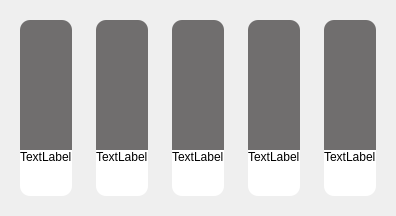
                  <widget class="QWidget" name="widget_2" native="true">
                   <layout class="QHBoxLayout" name="horizontalLayout_2">
                    <item>
                     <widget class="QWidget" name="card_8" native="true">
                      <layout class="QVBoxLayout" name="verticalLayout_10">
                       <property name="spacing">
                        <number>0</number>
                       </property>
                       <item>
                        <widget class="QLabel" name="picture_8">
                         <property name="sizePolicy">
                          <sizepolicy hsizetype="Preferred" vsizetype="Fixed">
                           <horstretch>0</horstretch>
                           <verstretch>0</verstretch>
                          </sizepolicy>
                         </property>
                         <property name="minimumSize">
                          <size>
                           <width>0</width>
                           <height>130</height>
                          </size>
                         </property>
                         <property name="styleSheet">
                          <string notr="true">background-color: rgb(112, 110, 110);
border-top-left-radius: 10px;
border-top-right-radius: 10px;</string>
                         </property>
                         <property name="text">
                          <string/>
                         </property>
                        </widget>
                       </item>
                       <item>
                        <widget class="QLabel" name="description_8">
                         <property name="styleSheet">
                          <string notr="true">background-color: rgb(255, 255, 255);</string>
                         </property>
                         <property name="text">
                          <string>TextLabel</string>
                         </property>
                        </widget>
                       </item>
                       <item>
                        <widget class="QWidget" name="bottom_8" native="true">
                         <property name="sizePolicy">
                          <sizepolicy hsizetype="Preferred" vsizetype="Fixed">
                           <horstretch>0</horstretch>
                           <verstretch>4</verstretch>
                          </sizepolicy>
                         </property>
                         <property name="minimumSize">
                          <size>
                           <width>0</width>
                           <height>5</height>
                          </size>
                         </property>
                         <property name="styleSheet">
                          <string notr="true">background-color: rgb(255, 255, 255);
border-bottom-left-radius: 10px;
border-bottom-right-radius: 10px;</string>
                         </property>
                         <layout class="QHBoxLayout" name="horizontalLayout_8">
                          <item>
                           <widget class="QLabel" name="space_8">
                            <property name="text">
                             <string/>
                            </property>
                           </widget>
                          </item>
                          <item>
                           <widget class="QLabel" name="plus_8">
                            <property name="sizePolicy">
                             <sizepolicy hsizetype="Fixed" vsizetype="Preferred">
                              <horstretch>0</horstretch>
                              <verstretch>0</verstretch>
                             </sizepolicy>
                            </property>
                            <property name="minimumSize">
                             <size>
                              <width>20</width>
                              <height>0</height>
                             </size>
                            </property>
                            <property name="styleSheet">
                             <string notr="true">
image: url(:/resources/resources/plus_menu.png);</string>
                            </property>
                            <property name="text">
                             <string/>
                            </property>
                           </widget>
                          </item>
                         </layout>
                        </widget>
                       </item>
                      </layout>
                     </widget>
                    </item>
                    <item>
                     <widget class="QWidget" name="card_9" native="true">
                      <layout class="QVBoxLayout" name="verticalLayout_11">
                       <property name="spacing">
                        <number>0</number>
                       </property>
                       <item>
                        <widget class="QLabel" name="picture_9">
                         <property name="sizePolicy">
                          <sizepolicy hsizetype="Preferred" vsizetype="Fixed">
                           <horstretch>0</horstretch>
                           <verstretch>0</verstretch>
                          </sizepolicy>
                         </property>
                         <property name="minimumSize">
                          <size>
                           <width>0</width>
                           <height>130</height>
                          </size>
                         </property>
                         <property name="styleSheet">
                          <string notr="true">background-color: rgb(112, 110, 110);
border-top-left-radius: 10px;
border-top-right-radius: 10px;</string>
                         </property>
                         <property name="text">
                          <string/>
                         </property>
                        </widget>
                       </item>
                       <item>
                        <widget class="QLabel" name="description_9">
                         <property name="styleSheet">
                          <string notr="true">background-color: rgb(255, 255, 255);</string>
                         </property>
                         <property name="text">
                          <string>TextLabel</string>
                         </property>
                        </widget>
                       </item>
                       <item>
                        <widget class="QWidget" name="bottom_9" native="true">
                         <property name="sizePolicy">
                          <sizepolicy hsizetype="Preferred" vsizetype="Fixed">
                           <horstretch>0</horstretch>
                           <verstretch>4</verstretch>
                          </sizepolicy>
                         </property>
                         <property name="minimumSize">
                          <size>
                           <width>0</width>
                           <height>5</height>
                          </size>
                         </property>
                         <property name="styleSheet">
                          <string notr="true">background-color: rgb(255, 255, 255);
border-bottom-left-radius: 10px;
border-bottom-right-radius: 10px;</string>
                         </property>
                         <layout class="QHBoxLayout" name="horizontalLayout_9">
                          <item>
                           <widget class="QLabel" name="space_9">
                            <property name="text">
                             <string/>
                            </property>
                           </widget>
                          </item>
                          <item>
                           <widget class="QLabel" name="plus_9">
                            <property name="sizePolicy">
                             <sizepolicy hsizetype="Fixed" vsizetype="Preferred">
                              <horstretch>0</horstretch>
                              <verstretch>0</verstretch>
                             </sizepolicy>
                            </property>
                            <property name="minimumSize">
                             <size>
                              <width>20</width>
                              <height>0</height>
                             </size>
                            </property>
                            <property name="styleSheet">
                             <string notr="true">
image: url(:/resources/resources/plus_menu.png);</string>
                            </property>
                            <property name="text">
                             <string/>
                            </property>
                           </widget>
                          </item>
                         </layout>
                        </widget>
                       </item>
                      </layout>
                     </widget>
                    </item>
                    <item>
                     <widget class="QWidget" name="card_10" native="true">
                      <layout class="QVBoxLayout" name="verticalLayout_12">
                       <property name="spacing">
                        <number>0</number>
                       </property>
                       <item>
                        <widget class="QLabel" name="picture_10">
                         <property name="sizePolicy">
                          <sizepolicy hsizetype="Preferred" vsizetype="Fixed">
                           <horstretch>0</horstretch>
                           <verstretch>0</verstretch>
                          </sizepolicy>
                         </property>
                         <property name="minimumSize">
                          <size>
                           <width>0</width>
                           <height>130</height>
                          </size>
                         </property>
                         <property name="styleSheet">
                          <string notr="true">background-color: rgb(112, 110, 110);
border-top-left-radius: 10px;
border-top-right-radius: 10px;</string>
                         </property>
                         <property name="text">
                          <string/>
                         </property>
                        </widget>
                       </item>
                       <item>
                        <widget class="QLabel" name="description_10">
                         <property name="styleSheet">
                          <string notr="true">background-color: rgb(255, 255, 255);</string>
                         </property>
                         <property name="text">
                          <string>TextLabel</string>
                         </property>
                        </widget>
                       </item>
                       <item>
                        <widget class="QWidget" name="bottom_10" native="true">
                         <property name="sizePolicy">
                          <sizepolicy hsizetype="Preferred" vsizetype="Fixed">
                           <horstretch>0</horstretch>
                           <verstretch>4</verstretch>
                          </sizepolicy>
                         </property>
                         <property name="minimumSize">
                          <size>
                           <width>0</width>
                           <height>5</height>
                          </size>
                         </property>
                         <property name="styleSheet">
                          <string notr="true">background-color: rgb(255, 255, 255);
border-bottom-left-radius: 10px;
border-bottom-right-radius: 10px;</string>
                         </property>
                         <layout class="QHBoxLayout" name="horizontalLayout_10">
                          <item>
                           <widget class="QLabel" name="space_10">
                            <property name="text">
                             <string/>
                            </property>
                           </widget>
                          </item>
                          <item>
                           <widget class="QLabel" name="plus_10">
                            <property name="sizePolicy">
                             <sizepolicy hsizetype="Fixed" vsizetype="Preferred">
                              <horstretch>0</horstretch>
                              <verstretch>0</verstretch>
                             </sizepolicy>
                            </property>
                            <property name="minimumSize">
                             <size>
                              <width>20</width>
                              <height>0</height>
                             </size>
                            </property>
                            <property name="styleSheet">
                             <string notr="true">
image: url(:/resources/resources/plus_menu.png);</string>
                            </property>
                            <property name="text">
                             <string/>
                            </property>
                           </widget>
                          </item>
                         </layout>
                        </widget>
                       </item>
                      </layout>
                     </widget>
                    </item>
                    <item>
                     <widget class="QWidget" name="card_11" native="true">
                      <layout class="QVBoxLayout" name="verticalLayout_13">
                       <property name="spacing">
                        <number>0</number>
                       </property>
                       <item>
                        <widget class="QLabel" name="picture_11">
                         <property name="sizePolicy">
                          <sizepolicy hsizetype="Preferred" vsizetype="Fixed">
                           <horstretch>0</horstretch>
                           <verstretch>0</verstretch>
                          </sizepolicy>
                         </property>
                         <property name="minimumSize">
                          <size>
                           <width>0</width>
                           <height>130</height>
                          </size>
                         </property>
                         <property name="styleSheet">
                          <string notr="true">background-color: rgb(112, 110, 110);
border-top-left-radius: 10px;
border-top-right-radius: 10px;</string>
                         </property>
                         <property name="text">
                          <string/>
                         </property>
                        </widget>
                       </item>
                       <item>
                        <widget class="QLabel" name="description_11">
                         <property name="styleSheet">
                          <string notr="true">background-color: rgb(255, 255, 255);</string>
                         </property>
                         <property name="text">
                          <string>TextLabel</string>
                         </property>
                        </widget>
                       </item>
                       <item>
                        <widget class="QWidget" name="bottom_11" native="true">
                         <property name="sizePolicy">
                          <sizepolicy hsizetype="Preferred" vsizetype="Fixed">
                           <horstretch>0</horstretch>
                           <verstretch>4</verstretch>
                          </sizepolicy>
                         </property>
                         <property name="minimumSize">
                          <size>
                           <width>0</width>
                           <height>5</height>
                          </size>
                         </property>
                         <property name="styleSheet">
                          <string notr="true">background-color: rgb(255, 255, 255);
border-bottom-left-radius: 10px;
border-bottom-right-radius: 10px;</string>
                         </property>
                         <layout class="QHBoxLayout" name="horizontalLayout_11">
                          <item>
                           <widget class="QLabel" name="space_11">
                            <property name="text">
                             <string/>
                            </property>
                           </widget>
                          </item>
                          <item>
                           <widget class="QLabel" name="plus_11">
                            <property name="sizePolicy">
                             <sizepolicy hsizetype="Fixed" vsizetype="Preferred">
                              <horstretch>0</horstretch>
                              <verstretch>0</verstretch>
                             </sizepolicy>
                            </property>
                            <property name="minimumSize">
                             <size>
                              <width>20</width>
                              <height>0</height>
                             </size>
                            </property>
                            <property name="styleSheet">
                             <string notr="true">
image: url(:/resources/resources/plus_menu.png);</string>
                            </property>
                            <property name="text">
                             <string/>
                            </property>
                           </widget>
                          </item>
                         </layout>
                        </widget>
                       </item>
                      </layout>
                     </widget>
                    </item>
                    <item>
                     <widget class="QWidget" name="card_12" native="true">
                      <layout class="QVBoxLayout" name="verticalLayout_14">
                       <property name="spacing">
                        <number>0</number>
                       </property>
                       <item>
                        <widget class="QLabel" name="picture_12">
                         <property name="sizePolicy">
                          <sizepolicy hsizetype="Preferred" vsizetype="Fixed">
                           <horstretch>0</horstretch>
                           <verstretch>0</verstretch>
                          </sizepolicy>
                         </property>
                         <property name="minimumSize">
                          <size>
                           <width>0</width>
                           <height>130</height>
                          </size>
                         </property>
                         <property name="styleSheet">
                          <string notr="true">background-color: rgb(112, 110, 110);
border-top-left-radius: 10px;
border-top-right-radius: 10px;</string>
                         </property>
                         <property name="text">
                          <string/>
                         </property>
                        </widget>
                       </item>
                       <item>
                        <widget class="QLabel" name="description_12">
                         <property name="styleSheet">
                          <string notr="true">background-color: rgb(255, 255, 255);</string>
                         </property>
                         <property name="text">
                          <string>TextLabel</string>
                         </property>
                        </widget>
                       </item>
                       <item>
                        <widget class="QWidget" name="bottom_12" native="true">
                         <property name="sizePolicy">
                          <sizepolicy hsizetype="Preferred" vsizetype="Fixed">
                           <horstretch>0</horstretch>
                           <verstretch>4</verstretch>
                          </sizepolicy>
                         </property>
                         <property name="minimumSize">
                          <size>
                           <width>0</width>
                           <height>5</height>
                          </size>
                         </property>
                         <property name="styleSheet">
                          <string notr="true">background-color: rgb(255, 255, 255);
border-bottom-left-radius: 10px;
border-bottom-right-radius: 10px;</string>
                         </property>
                         <layout class="QHBoxLayout" name="horizontalLayout_12">
                          <item>
                           <widget class="QLabel" name="space_12">
                            <property name="text">
                             <string/>
                            </property>
                           </widget>
                          </item>
                          <item>
                           <widget class="QLabel" name="plus_12">
                            <property name="sizePolicy">
                             <sizepolicy hsizetype="Fixed" vsizetype="Preferred">
                              <horstretch>0</horstretch>
                              <verstretch>0</verstretch>
                             </sizepolicy>
                            </property>
                            <property name="minimumSize">
                             <size>
                              <width>20</width>
                              <height>0</height>
                             </size>
                            </property>
                            <property name="styleSheet">
                             <string notr="true">
image: url(:/resources/resources/plus_menu.png);</string>
                            </property>
                            <property name="text">
                             <string/>
                            </property>
                           </widget>
                          </item>
                         </layout>
                        </widget>
                       </item>
                      </layout>
                     </widget>
                    </item>
                   </layout>
                  </widget>
